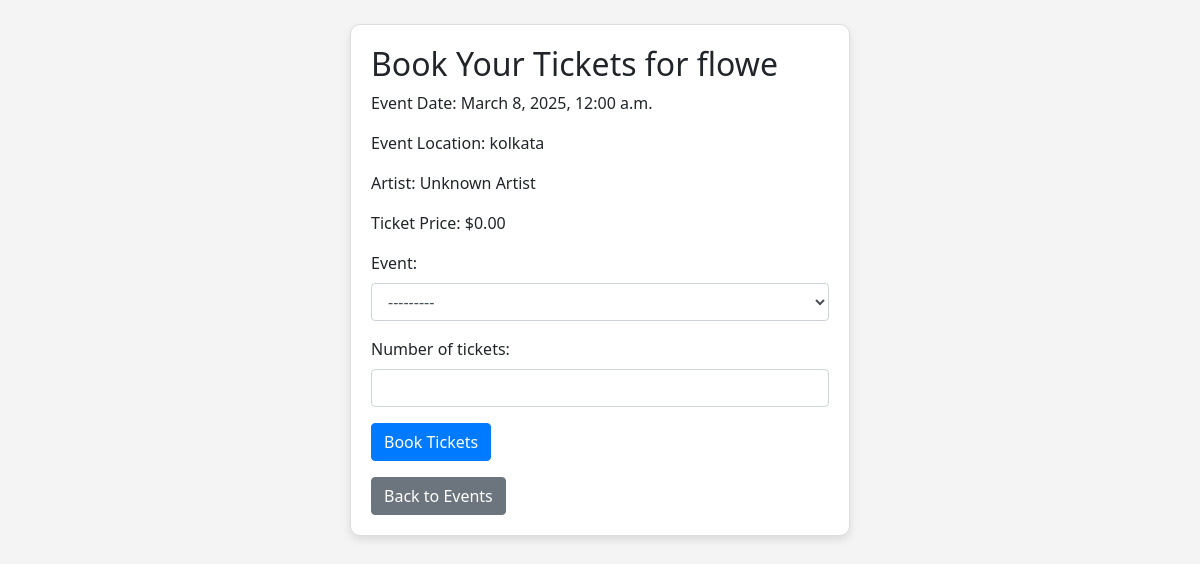
Page /book_ticket/4/ (signed in) on the committed database.
### festive/models.py (models this page shows, shortened)
class Event(models.Model):
    title = models.CharField(max_length=200)
    artist = models.CharField(max_length=100, default='Unknown Artist')
    description = models.TextField()
    date = models.DateTimeField()
    time = models.TimeField(default=time(12, 0))
    location = models.CharField(max_length=200)
    created_at = models.DateTimeField(auto_now_add=True)
    image = models.ImageField(upload_to='event_images/', blank=True, null=True)
    ticket_price = models.DecimalField(max_digits=10, decimal_places=2, default=0.00)  # Add ticket price
    def __str__(self):
        return self.title

### festive/views.py (the view)
# urls.py: path('book_ticket/<int:event_id>/', book_ticket, name='book_ticket'),
@login_required
def book_ticket(request, event_id):
    event = get_object_or_404(Event, id=event_id)
    if request.method == 'POST':
        form = TicketBookingForm(request.POST)
        if form.is_valid():
            number_of_tickets = form.cleaned_data['number_of_tickets']
            total_price = number_of_tickets * event.ticket_price
            user_profile = get_object_or_404(UserProfile, user=request.user)
            if user_profile.balance >= total_price:
                TicketBooking.objects.create(
                    user=request.user,
                    event=event,
                    number_of_tickets=number_of_tickets,
                    total_price=total_price
                )
                user_profile.balance -= total_price
                user_profile.save()
                messages.success(request, 'Booking successful!')
                return redirect('booking_success')  # Redirect to a success page
            else:
                messages.error(request, 'Insufficient balance.')
                return redirect('event_list')  # Redirect back to event list
    else:
        form = TicketBookingForm()
    return render(request, 'festive/book_ticket.html', {'form': form, 'event': event})

### festive/forms.py
class TicketBookingForm(forms.ModelForm):
    class Meta:
        model = TicketBooking
        fields = ['event', 'number_of_tickets']
        widgets = {
            'event': forms.Select(attrs={'class': 'form-control'}),
            'number_of_tickets': forms.NumberInput(attrs={'class': 'form-control', 'min': 1}),
        }

### festive/templates/festive/book_ticket.html (shortened to what this page needs)
{% load static %}
<!DOCTYPE html>
<html lang="en">
<head>
    <link rel="stylesheet" href="https://stackpath.bootstrapcdn.com/bootstrap/4.5.2/css/bootstrap.min.css">
</head>
<body>
    <div class="container mt-4">
        <h2>Book Your Tickets for {{ event.title }}</h2>
        <p>Event Date: {{ event.date|date:"F j, Y, g:i a" }}</p>
        <p>Event Location: {{ event.location }}</p>
        <p>Artist: {{ event.artist }}</p>
        <p>Ticket Price: ${{ event.ticket_price }}</p>
        <form method="POST">
            {{ form.as_p }}
            <button type="submit" class="btn btn-primary">Book Tickets</button>
        </form>
        <a href="{% url 'event_list' %}" class="btn btn-secondary mt-3">Back to Events</a>
    </div>
</body>
</html>

### festive/templates/festive/book_ticket.html (style rules this page uses)
body { font-family: 'Segoe UI', Tahoma, Geneva, Verdana, sans-serif; margin: 20px; background-color: #f4f4f4; }
.container { max-width: 500px; margin: auto; background-color: #ffffff; padding: 20px; border: 1px solid #dddddd; border-radius: 10px; box-shadow: 0 4px 8px rgba(0, 0, 0, 0.1); }
.btn-primary { background-color: #007bff; border-color: #007bff; }

### rows in the picture
Event: title "flowe", date "March 8, 2025, 12:00 a.m.", location "kolkata", artist "Unknown Artist", ticket_price "0.00"
